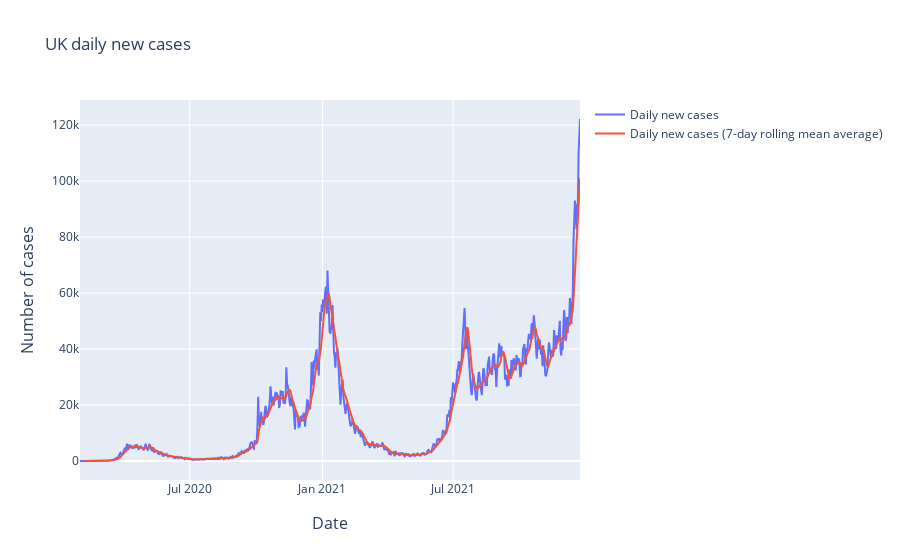
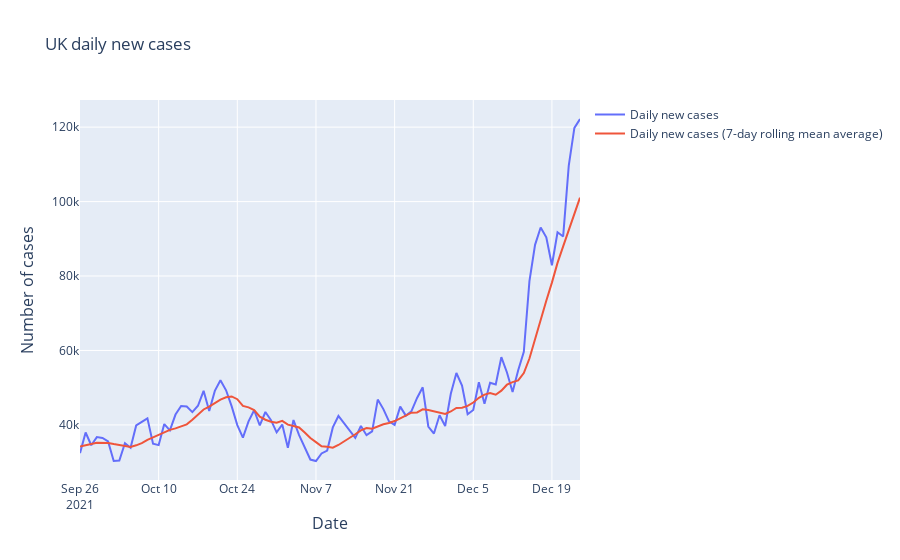

Notebook source saved alongside these figures, in order:
### Markdown cell above
This looks better, but let's put them on the same graph

### Code cell
fig = make_subplots(
    specs=[[{"secondary_y": False}]],
    x_title = "Date",
    y_title = "Number of cases",
)

fig.add_trace(go.Scatter(
    x=dataset['date'],
    y=dataset['newCasesByPublishDate'],
    name='Daily new cases'))
              
fig.add_trace(go.Scatter(
    x=dataset['date'],
    y=dataset['newCases_rollingSevenDayMean'],
    name='Daily new cases (7-day rolling mean average)'))

fig.update_layout(
    title=dataset_name + " daily new cases")

fig.show()

fig = make_subplots(
    specs=[[{"secondary_y": False}]],
    x_title = "Date",
    y_title = "Number of cases",
)

fig.add_trace(go.Scatter(
    x=datset_last90daysonly['date'],
    y=datset_last90daysonly['newCasesByPublishDate'],
    name='Daily new cases'))
              
fig.add_trace(go.Scatter(
    x=datset_last90daysonly['date'],
    y=datset_last90daysonly['newCases_rollingSevenDayMean'],
    name='Daily new cases (7-day rolling mean average)'))

fig.update_layout(
    title=dataset_name + " daily new cases")

fig.show()

### Figure 1 — Plotly figure (JSON) as saved in the notebook; plotly's stock layout.template omitted (floating-point values rounded to 4 significant figures; data arrays with more than 128 entries replaced by an {"elided": "..."} marker saying what was removed)
{"data": [{"name": "Daily new cases", "type": "scatter", "x": {"elided": "694 str values"}, "y": {"elided": "694 int values"}}, {"name": "Daily new cases (7-day rolling mean average)", "type": "scatter", "x": {"elided": "694 str values"}, "y": {"elided": "694 float values"}}], "layout": {"annotations": [{"font": {"size": 16}, "showarrow": false, "text": "Date", "x": 0.5, "xanchor": "center", "xref": "paper", "y": 0, "yanchor": "top", "yref": "paper", "yshift": -30}, {"font": {"size": 16}, "showarrow": false, "text": "Number of cases", "textangle": -90, "x": 0, "xanchor": "right", "xref": "paper", "xshift": -40, "y": 0.5, "yanchor": "middle", "yref": "paper"}], "title": {"text": "UK daily new cases"}, "xaxis": {"anchor": "y", "domain": [0, 1]}, "yaxis": {"anchor": "x", "domain": [0, 1]}}}

### Figure 2 — Plotly figure (JSON) as saved in the notebook; plotly's stock layout.template omitted (floating-point values rounded to 4 significant figures)
{"data": [{"name": "Daily new cases", "type": "scatter", "x": ["2021-09-26", "2021-09-27", "2021-09-28", "2021-09-29", "2021-09-30", "2021-10-01", "2021-10-02", "2021-10-03", "2021-10-04", "2021-10-05", "2021-10-06", "2021-10-07", "2021-10-08", "2021-10-09", "2021-10-10", "2021-10-11", "2021-10-12", "2021-10-13", "2021-10-14", "2021-10-15", "2021-10-16", "2021-10-17", "2021-10-18", "2021-10-19", "2021-10-20", "2021-10-21", "2021-10-22", "2021-10-23", "2021-10-24", "2021-10-25", "2021-10-26", "2021-10-27", "2021-10-28", "2021-10-29", "2021-10-30", "2021-10-31", "2021-11-01", "2021-11-02", "2021-11-03", "2021-11-04", "2021-11-05", "2021-11-06", "2021-11-07", "2021-11-08", "2021-11-09", "2021-11-10", "2021-11-11", "2021-11-12", "2021-11-13", "2021-11-14", "2021-11-15", "2021-11-16", "2021-11-17", "2021-11-18", "2021-11-19", "2021-11-20", "2021-11-21", "2021-11-22", "2021-11-23", "2021-11-24", "2021-11-25", "2021-11-26", "2021-11-27", "2021-11-28", "2021-11-29", "2021-11-30", "2021-12-01", "2021-12-02", "2021-12-03", "2021-12-04", "2021-12-05", "2021-12-06", "2021-12-07", "2021-12-08", "2021-12-09", "2021-12-10", "2021-12-11", "2021-12-12", "2021-12-13", "2021-12-14", "2021-12-15", "2021-12-16", "2021-12-17", "2021-12-18", "2021-12-19", "2021-12-20", "2021-12-21", "2021-12-22", "2021-12-23", "2021-12-24"], "y": [32417, 37960, 34526, 36722, 36480, 35577, 30301, 30439, 35077, 33869, 39851, 40701, 41765, 34950, 34574, 40224, 38520, 42776, 45066, 44932, 43423, 45140, 49156, 43738, 49139, 52009, 49298, 44985, 39962, 36567, 40954, 43941, 39842, 43467, 41278, 38009, 40077, 33865, 41299, 37269, 34029, 30693, 30305, 32322, 33117, 39329, 42408, 40375, 38351, 36517, 39705, 37243, 38263, 46807, 44242, 40941, 40004, 44917, 42484, 43676, 47240, 50091, 39567, 37681, 42583, 39716, 48374, 53945, 50584, 42848, 43992, 51459, 45691, 51342, 50867, 58194, 54073, 48854, 54661, 59610, 78610, 88376, 93045, 90418, 82886, 91743, 90629, 109655, 119789, 122186]}, {"name": "Daily new cases (7-day rolling mean average)", "type": "scatter", "x": ["2021-09-26", "2021-09-27", "2021-09-28", "2021-09-29", "2021-09-30", "2021-10-01", "2021-10-02", "2021-10-03", "2021-10-04", "2021-10-05", "2021-10-06", "2021-10-07", "2021-10-08", "2021-10-09", "2021-10-10", "2021-10-11", "2021-10-12", "2021-10-13", "2021-10-14", "2021-10-15", "2021-10-16", "2021-10-17", "2021-10-18", "2021-10-19", "2021-10-20", "2021-10-21", "2021-10-22", "2021-10-23", "2021-10-24", "2021-10-25", "2021-10-26", "2021-10-27", "2021-10-28", "2021-10-29", "2021-10-30", "2021-10-31", "2021-11-01", "2021-11-02", "2021-11-03", "2021-11-04", "2021-11-05", "2021-11-06", "2021-11-07", "2021-11-08", "2021-11-09", "2021-11-10", "2021-11-11", "2021-11-12", "2021-11-13", "2021-11-14", "2021-11-15", "2021-11-16", "2021-11-17", "2021-11-18", "2021-11-19", "2021-11-20", "2021-11-21", "2021-11-22", "2021-11-23", "2021-11-24", "2021-11-25", "2021-11-26", "2021-11-27", "2021-11-28", "2021-11-29", "2021-11-30", "2021-12-01", "2021-12-02", "2021-12-03", "2021-12-04", "2021-12-05", "2021-12-06", "2021-12-07", "2021-12-08", "2021-12-09", "2021-12-10", "2021-12-11", "2021-12-12", "2021-12-13", "2021-12-14", "2021-12-15", "2021-12-16", "2021-12-17", "2021-12-18", "2021-12-19", "2021-12-20", "2021-12-21", "2021-12-22", "2021-12-23", "2021-12-24"], "y": [34190.0, 34460.0, 34880.0, 35200.0, 35170.0, 35160.0, 34850.0, 34570.0, 34160.0, 34070.0, 34510.0, 35120.0, 36000.0, 36660.0, 37260.0, 37990.0, 38655, 39070.0, 39700.0, 40150.0, 41360.0, 42870.0, 44140.0, 44890.0, 45800.0, 46791, 47410.0, 47640.0, 46900.0, 45100.0, 44702, 43960.0, 42220.0, 41390.0, 40860.0, 40580.0, 41080.0, 40070.0, 39691, 39320.0, 37980.0, 36463, 35360.0, 34250.0, 34150.0, 33870.0, 34600.0, 35507, 36601, 37490.0, 38540.0, 39130.0, 38980.0, 39610.0, 40160.0, 40530.0, 41030.0, 41770.0, 42520.0, 43300.0, 43360.0, 44190.0, 43997, 43670.0, 43330.0, 42940.0, 43610.0, 44570.0, 44640.0, 45100.0, 46006, 47274, 48130.0, 48550.0, 48110.0, 49199, 50800.0, 51500.0, 51950.0, 53943, 57840.0, 63200.0, 68180.0, 73370.0, 78230.0, 83530.0, 87960.0, 92390.0, 96880.0, 101000.0]}], "layout": {"annotations": [{"font": {"size": 16}, "showarrow": false, "text": "Date", "x": 0.5, "xanchor": "center", "xref": "paper", "y": 0, "yanchor": "top", "yref": "paper", "yshift": -30}, {"font": {"size": 16}, "showarrow": false, "text": "Number of cases", "textangle": -90, "x": 0, "xanchor": "right", "xref": "paper", "xshift": -40, "y": 0.5, "yanchor": "middle", "yref": "paper"}], "title": {"text": "UK daily new cases"}, "xaxis": {"anchor": "y", "domain": [0, 1]}, "yaxis": {"anchor": "x", "domain": [0, 1]}}}
